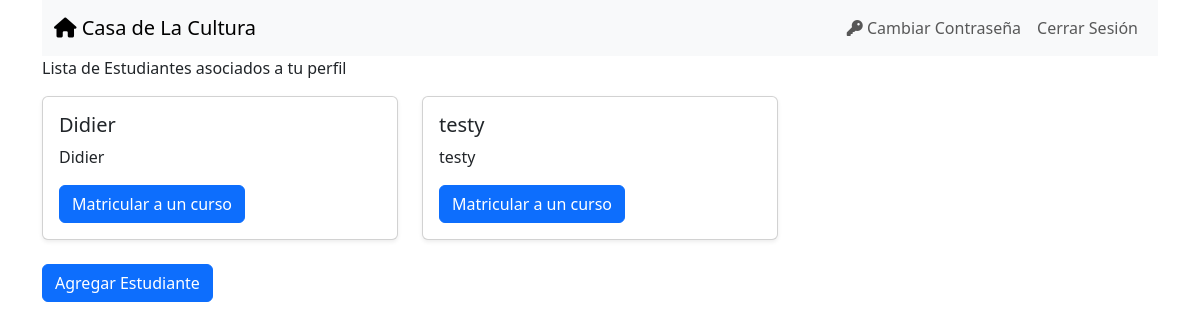
The app's page /cursos/estudiantes/ (signed in), older data.
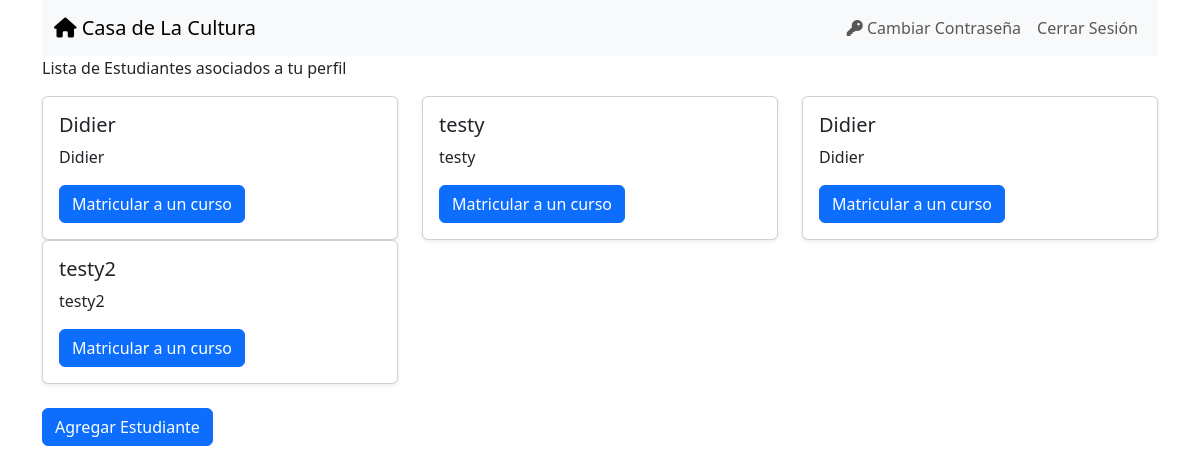
The same page, newer data.
### cursos/models.py (models this page shows, shortened)
class Estudiante(models.Model):
    usuario = models.ForeignKey(User,related_name='usuario_relacionado', on_delete=models.CASCADE,default=1)
    nombres = models.CharField(max_length=255)
    apellidos = models.CharField(max_length=255)
    tipo_documento_choices= {"cc":"Cedula de ciudadania","ti":"Tarjeta de identidad","rc":"Registro Civil","ce":"Cedula de Extranjería","pep":"Permiso especial de permanencia"}
    tipo_documento = models.CharField(max_length=255,choices=tipo_documento_choices)
    documento = models.CharField(max_length=255)
    fecha_nacimiento = models.DateField(blank=False)
    sisben = models.CharField(max_length=3)
    direccion = models.CharField(max_length=255)
    telefono = models.CharField(max_length=15)

### cursos/views.py (the view)
# urls.py: path("estudiantes/",views.estudiante_list,name="estudiante_list"),
@login_required(login_url="login")
def estudiante_list(request):
    Estudiantes = Estudiante.objects.filter(usuario=request.user)
    context = {
        "Estudiantes": Estudiantes
    }
    return render(request, "cursos/Estudiante_list.html", context)

### cursos/templates/cursos/Estudiante_list.html
{% extends "base.html" %}
{% block page_content %}
<p>Lista de Estudiantes asociados a tu perfil</p>
<div class="row">
    {% for Estudiante in Estudiantes %}
        <div class="col-md-4">
            <div class="card h-100 shadow-sm">
                <div class="card-body d-flex flex-column">
                    <h5 class="card-title">{{ Estudiante.nombres }}</h5>
                    <p class="card-text">{{ Estudiante.nombres|truncatewords:20 }}</p>
                    <div class="mt-auto">
                        <a href="{% url 'matricular' %}"
                        class="btn btn-primary btn-block">
                        Matricular a un curso
                        </a>
                    </div>
                </div>
            </div>
        </div>
    {% endfor %}
</div>
<br>
<a href="{% url 'estudiante_new' %}"
    class="btn btn-primary">
    Agregar Estudiante
</a>
{% endblock %}

### templates/base.html (shortened to what this page needs)
<!DOCTYPE html>
<html lang="en">
<head>
    <link href="https://cdn.jsdelivr.net/npm/bootstrap@5.3.3/dist/css/bootstrap.min.css" rel="stylesheet">
</head>
<body class="container">
<link rel="stylesheet" href="https://cdnjs.cloudflare.com/ajax/libs/font-awesome/6.0.0-beta3/css/all.min.css">
{% block nav_bar %}
<nav class="navbar navbar-expand-lg navbar-light bg-light">
    <div class="container-fluid">
        <a class="navbar-brand" href="{% url 'home' %}"><i class="fa-solid fa-house"></i> Casa de La Cultura</a>
        <div class="collapse navbar-collapse" id="navbarNav">
            <ul class="navbar-nav ms-auto">
                {% if user.is_authenticated %}
                    <li class="nav-item">
                        <a class="btn btn-warning nav-link" href="{% url 'password_change' %}">
                            <i class="fas fa-key"></i> Cambiar Contraseña
                        </a>
                    </li>
                    <li class="nav-item">
                        <form action="{% url 'logout' %}" method="post" class="d-inline  w-100">
                            <button type="submit" class="btn btn-warning nav-link w-100 h-100 l-3 r-3" style="display: flow-root;">Cerrar Sesión</button>
                        </form>
                    </li>
                {% endif %}
            </ul>
        </div>
    </div>
</nav>
{% endblock nav_bar %}
{% block page_content %}{% endblock page_content %}
</body>
</html>

Row changes from the older to the newer data that the page shows:
added Estudiante: nombres "Didier"
added Estudiante: nombres "testy2"
